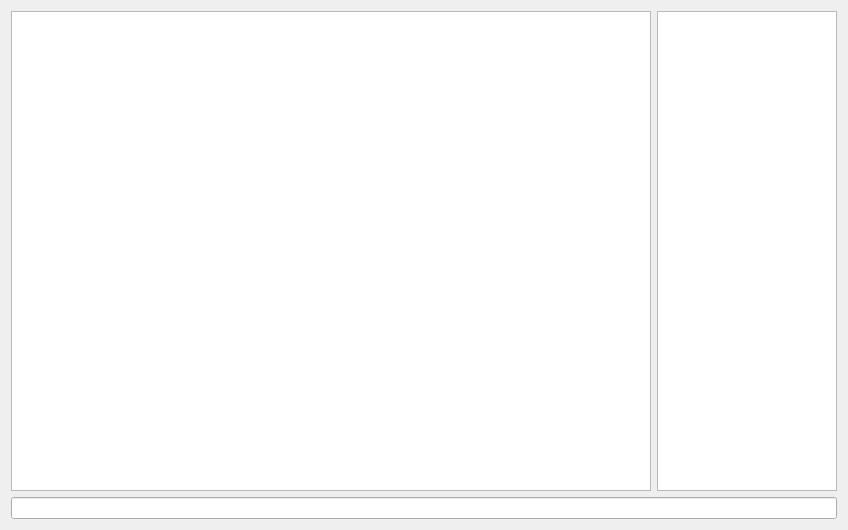
<?xml version="1.0" encoding="UTF-8"?>
<ui version="4.0">
 <class>MyChatClass</class>
 <widget class="QMainWindow" name="MyChatClass">
  <property name="geometry">
   <rect>
    <x>0</x>
    <y>0</y>
    <width>848</width>
    <height>530</height>
   </rect>
  </property>
  <property name="windowTitle">
   <string>MyChat</string>
  </property>
  <widget class="QWidget" name="centralWidget">
   <property name="sizePolicy">
    <sizepolicy hsizetype="Preferred" vsizetype="Preferred">
     <horstretch>0</horstretch>
     <verstretch>0</verstretch>
    </sizepolicy>
   </property>
   <layout class="QVBoxLayout" name="verticalLayout">
    <item>
     <layout class="QHBoxLayout" name="horizontalLayout">
      <item>
       <widget class="QTextEdit" name="textEdit">
        <property name="maximumSize">
         <size>
          <width>16777215</width>
          <height>16777215</height>
         </size>
        </property>
        <property name="focusPolicy">
         <enum>Qt::ClickFocus</enum>
        </property>
        <property name="lineWidth">
         <number>1</number>
        </property>
        <property name="textInteractionFlags">
         <set>Qt::LinksAccessibleByMouse|Qt::TextEditable|Qt::TextEditorInteraction|Qt::TextSelectableByKeyboard|Qt::TextSelectableByMouse</set>
        </property>
       </widget>
      </item>
      <item>
       <widget class="QListWidget" name="listWidget">
        <property name="maximumSize">
         <size>
          <width>180</width>
          <height>16777215</height>
         </size>
        </property>
       </widget>
      </item>
     </layout>
    </item>
    <item>
     <layout class="QHBoxLayout" name="horizontalLayout_2">
      <item>
       <widget class="QLineEdit" name="lineEdit"/>
      </item>
     </layout>
    </item>
   </layout>
  </widget>
 </widget>
 <layoutdefault spacing="6" margin="11"/>
 <resources>
  <include location="mychat.qrc"/>
 </resources>
 <connections/>
</ui>
